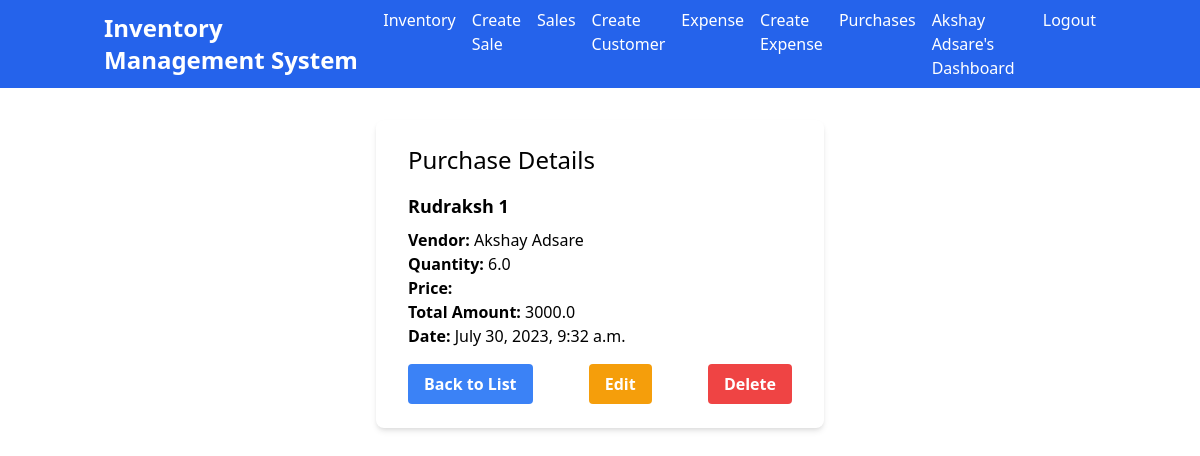
The page /purchase/1/ (signed in) on the database its author committed.
### main/models.py (models this page shows, shortened)
class Vendor(models.Model):
    user = models.OneToOneField(
        settings.AUTH_USER_MODEL,
        on_delete=models.CASCADE,
        null=True,
        related_name='vendor_profile'
    )
    full_name = models.CharField(max_length=50)
    address = models.TextField()
    mobile = models.CharField(max_length=15)
    status = models.BooleanField(default=False)
    class Meta:
        verbose_name_plural = '1. Vendors'

class Purchase(models.Model):
    product = models.ForeignKey(Product, on_delete=models.CASCADE)
    vendor = models.ForeignKey(Vendor, on_delete=models.CASCADE, related_name='vendor_purchases')
    qty = models.FloatField()
    total_amt = models.FloatField(default=0)
    pur_date = models.DateTimeField(auto_now_add=True)
    class Meta:
        verbose_name_plural = '4. Purchases'

class Product(models.Model):
    title = models.CharField(max_length=50)
    detail = models.TextField()
    unit = models.ForeignKey(Unit, on_delete=models.CASCADE)
    price = models.FloatField(default=0)
    product_code = models.CharField(max_length=10, unique=True, default=0)
    category = models.ForeignKey(ProductCategory, on_delete=models.SET_NULL, null=True, blank=True, default=0)
    class Meta:
        verbose_name_plural = '3. Products'

### main/views.py (the view)
# urls.py: path('purchase/<int:purchase_id>/', views.purchase_detail, name='purchase_detail'),
def purchase_detail(request, purchase_id):
    purchase = get_object_or_404(Purchase, id=purchase_id, vendor__user=request.user)
    return render(request, 'purchase_detail.html', {'purchase': purchase})

### templates/purchase_detail.html
{% extends 'base.html' %}
{% block content %}
  <div class="container mt-4">
    <div class="flex justify-center">
      <div class="w-full max-w-md">
        <div class="bg-white shadow-md rounded-lg px-8 py-6">
          <h2 class="text-2xl mb-4">Purchase Details</h2>
          <h5 class="text-lg font-bold mb-2">{{ purchase.product.title }}</h5>
          <div class="flex flex-col">
            <p><strong>Vendor:</strong> {{ purchase.vendor.full_name }}</p>
            <p><strong>Quantity:</strong> {{ purchase.qty }}</p>
            <p><strong>Price:</strong> {{ purchase.price }}</p>
            <p><strong>Total Amount:</strong> {{ purchase.total_amt }}</p>
            <p><strong>Date:</strong> {{ purchase.pur_date }}</p>
          </div>
          <div class="flex justify-between mt-4">
            <a href="{% url 'main:purchase_list' %}" class="bg-blue-500 hover:bg-blue-700 text-white font-bold py-2 px-4 rounded">Back to List</a>
            <a href="{% url 'main:purchase_update' purchase.id %}" class="bg-yellow-500 hover:bg-yellow-700 text-white font-bold py-2 px-4 rounded">Edit</a>
            <a href="{% url 'main:purchase_delete' purchase.id %}" class="bg-red-500 hover:bg-red-700 text-white font-bold py-2 px-4 rounded">Delete</a>
          </div>
        </div>
      </div>
    </div>
  </div>
{% endblock %}

### templates/base.html (shortened to what this page needs)
<!DOCTYPE html>
<html lang="en">
<head>
    <link href="https://unpkg.com/tailwindcss@2.2.19/dist/tailwind.min.css" rel="stylesheet">
</head>
<body>
    <nav class="bg-blue-600 text-white">
        <div class="container mx-auto px-4 py-2">
            <div class="flex items-center justify-between">
                <a class="text-2xl font-bold" href="{% url 'main:home' %}">Inventory Management System</a>
                <ul class="hidden md:flex space-x-4" id="main-menu">
                    {% if request.user.is_authenticated %}
                        {% if request.user.is_superuser %}
                        <li><a class="navbar-link" href="{% url 'main:vendor_list' %}">Vendors</a></li>
                        <li><a class="navbar-link" href="{% url 'main:product_list' %}">Products</a></li>
                        <li><a class="navbar-link" href="{% url 'main:purchase_list' %}">Purchases</a></li>
                        <li><a class="navbar-link" href="{% url 'main:customer_list' %}">Customers</a></li>
                        <li><a class="navbar-link" href="{% url 'main:sale_list' %}">Sales</a></li>
                        <li><a class="navbar-link" href="{% url 'main:inventory_list' %}">Inventory</a></li>
                        <li><a class="navbar-link" href="{% url 'main:expense_list' %}">Expense</a></li>
                        <li><a class="navbar-link" href="{% url 'main:master_dashboard' %}">Admin Dashboard</a></li>
                        {% else %}
                        <li><a class="navbar-link" href="{% url 'main:inventory_list' %}">Inventory</a></li>
                        <li><a class="navbar-link" href="{% url 'main:sale_create' %}">Create Sale</a></li>
                        <li><a class="navbar-link" href="{% url 'main:sale_list' %}">Sales</a></li>
                        <li><a class="navbar-link" href="{% url 'main:customer_create' %}">Create Customer</a></li>
                        <li><a class="navbar-link" href="{% url 'main:expense_list' %}">Expense</a></li>
                        <li><a class="navbar-link" href="{% url 'main:expense_create' %}">Create Expense</a></li>
                        <li><a class="navbar-link" href="{% url 'main:purchase_list' %}">Purchases</a></li>
                        <li><a class="navbar-link" href="{% url 'main:vendor_dashboard' %}">{{ request.user.vendor_profile.full_name }}'s Dashboard</a></li>
                    {% endif %}
                        <li><a class="navbar-link" href="{% url 'main:logout' %}">Logout</a></li>
                    {% else %}
                        <li><a class="navbar-link" href="{% url 'main:login' %}">Login</a></li>
                    {% endif %}
                </ul>
            </div>
        </div>
    </nav>
    <main class="container mx-auto my-8 px-4">
        {% block content %}
        {% endblock %}
    </main>
</body>
</html>

### rows shown on the page
Purchase: product "Rudraksh 1", vendor.full_name "Akshay Adsare", qty "6.0", total_amt "3000.0", pur_date "July 30, 2023, 9:32 a.m."

### other values the page prints
{{ request.user.vendor_profile.full_name }} "Akshay Adsare"
